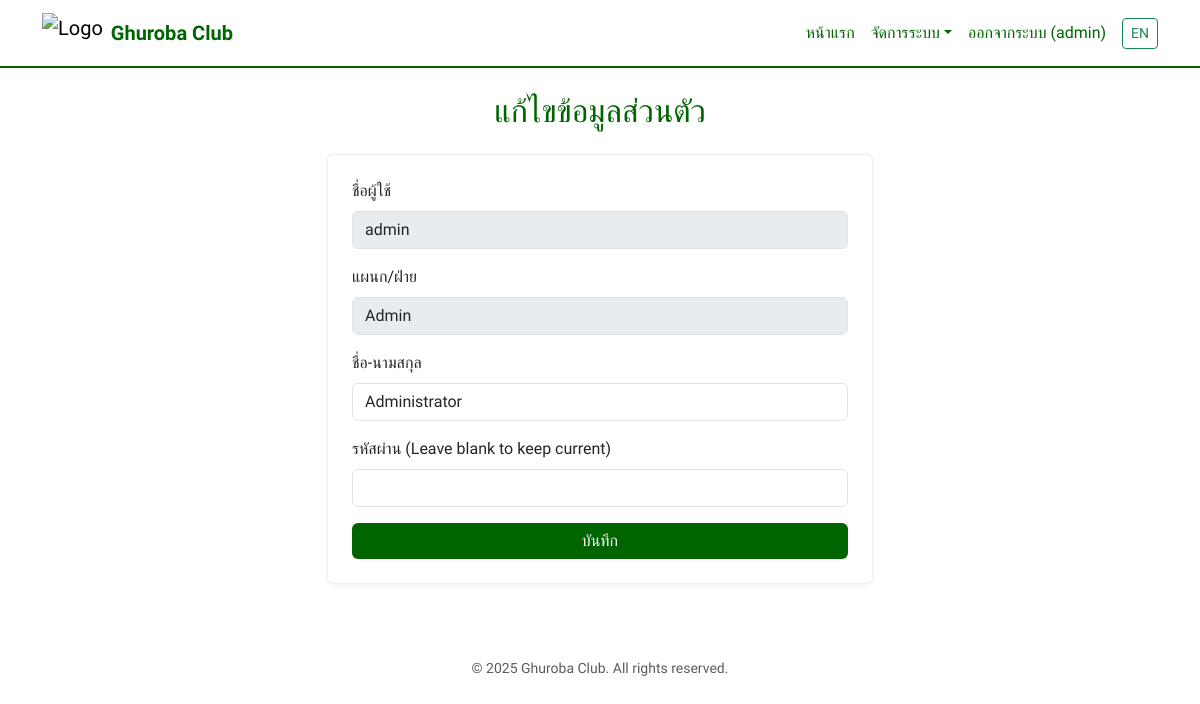
The app's page /profile (signed in) with its own data.
### models.py (models this page shows)
class User(UserMixin, db.Model):
    id = db.Column(db.Integer, primary_key=True)
    username = db.Column(db.String(150), unique=True, nullable=False)
    password = db.Column(db.String(150), nullable=False)
    real_name = db.Column(db.String(150), nullable=False)
    department = db.Column(db.String(150), nullable=False)
    role = db.Column(db.String(50), default='member')  # 'admin' or 'member'

### app.py (the view, shortened to what this page needs)
@app.route('/profile', methods=['GET', 'POST'])
@login_required
def profile():
    return render_template('member/profile.html')

### app.py (called while the page is built)
@login_manager.user_loader
def load_user(user_id):
    return User.query.get(int(user_id))

@app.context_processor
def inject_language():
    lang = session.get('lang', 'TH')
    return dict(t=TRANSLATIONS[lang], current_lang=lang, datetime=datetime)

### templates/member/profile.html
{% extends "base.html" %}
{% block content %}
<div class="row justify-content-center">
    <div class="col-md-6">
        <h2 class="mb-4 text-primary-custom text-center">{{ t['profile'] }}</h2>
        <div class="card card-custom p-4">
            <form method="POST">
                <div class="mb-3">
                    <label class="form-label">{{ t['username'] }}</label>
                    <input type="text" class="form-control" value="{{ current_user.username }}" disabled>
                </div>
                <div class="mb-3">
                    <label class="form-label">{{ t['department'] }}</label>
                    <input type="text" class="form-control" value="{{ current_user.department }}" disabled>
                </div>
                <div class="mb-3">
                    <label class="form-label">{{ t['real_name'] }}</label>
                    <input type="text" name="real_name" class="form-control" value="{{ current_user.real_name }}" required>
                </div>
                <div class="mb-3">
                    <label class="form-label">{{ t['password'] }} (Leave blank to keep current)</label>
                    <input type="password" name="password" class="form-control">
                </div>
                <button type="submit" class="btn btn-primary-custom w-100">{{ t['save'] }}</button>
            </form>
        </div>
    </div>
</div>
{% endblock %}

### templates/base.html (shortened to what this page needs)
<!DOCTYPE html>
<html lang="{{ current_lang }}">
<head>
    <link href="https://cdn.jsdelivr.net/npm/bootstrap@5.3.0/dist/css/bootstrap.min.css" rel="stylesheet">
</head>
<body>
<nav class="navbar navbar-expand-lg navbar-custom sticky-top no-print">
    <div class="container">
        <a class="navbar-brand d-flex align-items-center" href="{{ url_for('home') }}">
            <img src="{{ url_for('static', filename='logo.png') }}" alt="Logo" height="40" class="me-2">
            <span class="text-primary-custom fw-bold">Ghuroba Club</span>
        </a>
        <div class="collapse navbar-collapse" id="navbarNav">
            <ul class="navbar-nav ms-auto align-items-center">
                <li class="nav-item"><a class="nav-link" href="{{ url_for('home') }}">{{ t['home'] }}</a></li>
                {% if current_user.is_authenticated %}
                    {% if current_user.role == 'admin' %}
                        <li class="nav-item dropdown">
                            <a class="nav-link dropdown-toggle" href="#" role="button" data-bs-toggle="dropdown">{{ t['admin_panel'] }}</a>
                        </li>
                    {% endif %}
                    <li class="nav-item"><a class="nav-link" href="{{ url_for('logout') }}">{{ t['logout'] }} ({{ current_user.username }})</a></li>
                {% else %}
                    <li class="nav-item"><a class="nav-link" href="{{ url_for('login') }}">{{ t['login'] }}</a></li>
                    <li class="nav-item"><a class="nav-link" href="{{ url_for('register') }}">{{ t['register'] }}</a></li>
                {% endif %}
                <li class="nav-item ms-2">
                    {% if current_lang == 'TH' %}
                        <a href="{{ url_for('set_lang', lang_code='US') }}" class="btn btn-sm btn-outline-success">EN</a>
                    {% else %}
                        <a href="{{ url_for('set_lang', lang_code='TH') }}" class="btn btn-sm btn-outline-success">TH</a>
                    {% endif %}
                </li>
            </ul>
        </div>
    </div>
</nav>
<div class="container mt-4">
    {% block content %}{% endblock %}
</div>
<footer class="text-center mt-5 py-4 text-muted no-print">
    <small>&copy; {{ datetime.utcnow().year }} Ghuroba Club. All rights reserved.</small>
</footer>
</body>
</html>

### templates/base.html (style rules this page uses)
:root { --primary-color: #006400; --bg-color: #ffffff; }
body { background-color: var(--bg-color); font-family: 'Sarabun', sans-serif; }
.text-primary-custom { color: var(--primary-color); }
.btn-primary-custom { background-color: var(--primary-color); color: white; border: none; }
.navbar-custom { background-color: white; border-bottom: 2px solid var(--primary-color); }
.nav-link { color: var(--primary-color) !important; font-weight: 500; }
.card-custom { border: 1px solid #eee; box-shadow: 0 2px 4px rgba(0,0,0,0.05); }

### records on screen
User: username "admin", department "Admin", real_name "Administrator"

### other values on screen
{{ t['home'] }} "หน้าแรก"
{{ t['admin_panel'] }} "จัดการระบบ"
{{ t['logout'] }} "ออกจากระบบ"
{{ t['profile'] }} "แก้ไขข้อมูลส่วนตัว"
{{ t['username'] }} "ชื่อผู้ใช้"
{{ t['department'] }} "แผนก/ฝ่าย"
{{ t['real_name'] }} "ชื่อ-นามสกุล"
{{ t['password'] }} "รหัสผ่าน"
{{ t['save'] }} "บันทึก"
